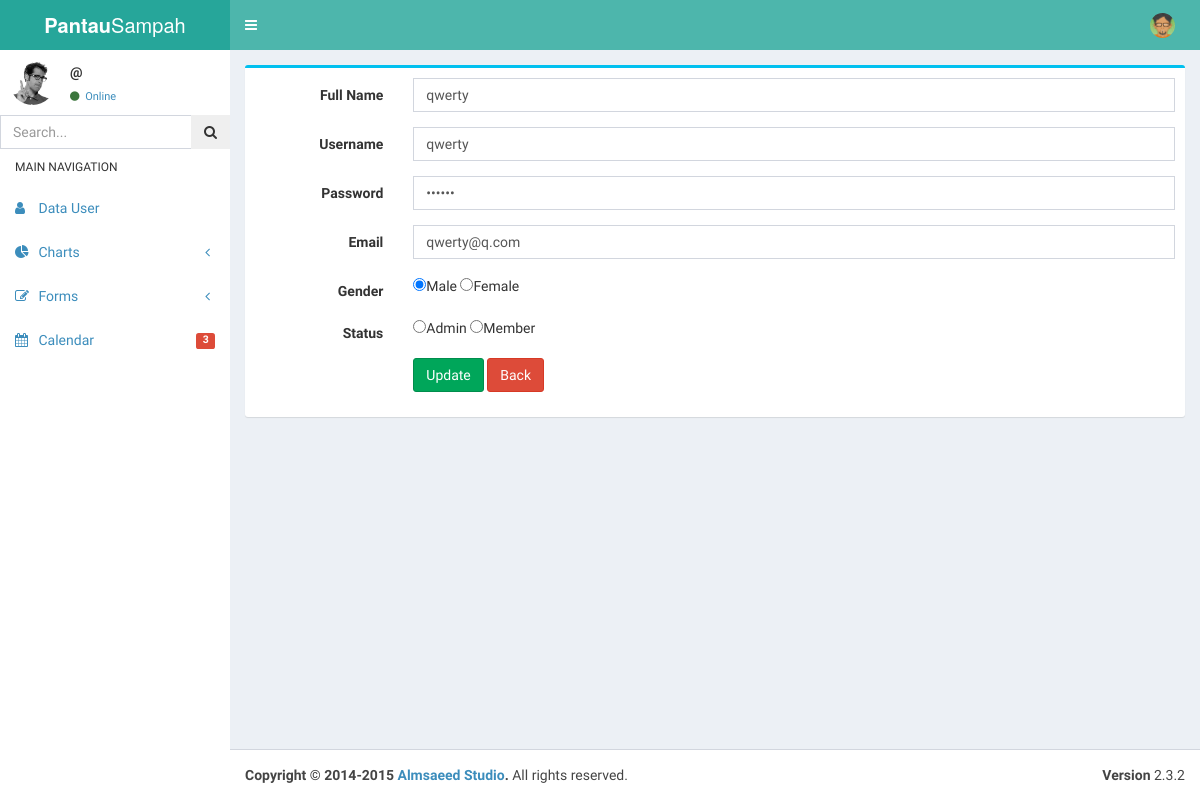
Screenshot of /index.php/crud/edit/46 with the database file from the repository.
### tables this page shows
CREATE TABLE IF NOT EXISTS `user` (
  `id` int(11) NOT NULL AUTO_INCREMENT,
  `nama` varchar(50) NOT NULL,
  `username` varchar(50) NOT NULL,
  `password` varchar(50) NOT NULL,
  `email` varchar(50) NOT NULL,
  `bio` text NOT NULL,
  `born_date` date NOT NULL,
  `gender` varchar(8) DEFAULT NULL,
  `file` varchar(200) DEFAULT NULL,
  `ext` varchar(8) DEFAULT NULL,
  `input_total` double NOT NULL,
  `role_id` int(2) NOT NULL,
  `create_at` timestamp NOT NULL DEFAULT CURRENT_TIMESTAMP,
  `edit_at` timestamp NOT NULL DEFAULT '0000-00-00 00:00:00',
  PRIMARY KEY (`id`),
  KEY `role_id` (`role_id`)
);

### application/controllers/Crud.php (called while the page is built, shortened)
<?php
class crud extends CI_Controller
{
	function __construct()
	{
		$this->load->library('form_validation');
		$this->load->model('crudmodel');
	}
	public function edit()
	{
	    $kd = $this->uri->segment(3);
		$dt = $this->crudmodel->edit_m($kd);
		$data['nama'] = $dt->nama;
		$data['username'] = $dt->username;
		$data['password'] = $dt->password;
		$data['email'] = $dt->email;
		$data['gender'] = $dt->gender;
		$data['role_id'] = $dt->role_id;
		$data['id'] = $kd;
		$this->load->view('templateadmin/editform', $data);
	}
}

### index.php (called while the page is built, shortened)
<?php
require_once BASEPATH.'core/CodeIgniter.php';

### application/models/Crudmodel.php (called while the page is built, shortened)
<?php
class crudmodel extends CI_Model
{
	public function edit_m($a)
	{
       	$d = $this->db->get_where('user', array('id' => $a))->row();
 		return $d;
    }
}

### application/views/templateadmin/editform.php (the view, shortened to what this page needs)
<div class="content-wrapper">
  <div class="content-header">
    <div class="box box-info">
      <div class="box-body">
                   <?php echo form_open('crud/update','class="form-horizontal"');
                    echo validation_errors();?>
          <div class="form-group">
            <label class="col-sm-2 control-label">Full Name</label>
            <div class="col-sm-10">
                <input type="text" class="form-control" name="nama" value="<?php echo $nama ?>">
            </div>
          </div>
          <div class="form-group">
            <label class="col-sm-2 control-label">Username</label>
            <div class="col-sm-10">
                <input type="text" class="form-control" name="username" value="<?php echo $username ?>">
            </div>
          </div>
          <div class="form-group">
            <label class="col-sm-2 control-label">Password</label>
            <div class="col-sm-10">
                <input type="password" class="form-control" name="password" value="<?php echo $password ?>">
            </div>
          </div>
          <div class="form-group">
            <label class="col-sm-2 control-label">Email</label>
            <div class="col-sm-10">
                <input type="text" class="form-control" name="email" value="<?php echo $email ?>">
            </div>
          </div>
          <div class="form-group">
            <label class="col-sm-2 control-label">Gender</label>
            <div class="col-sm-10">
                <input type="radio" name="gender" <?php if (isset($gender) && $gender=="male") echo "checked";?> value="male"/>Male
                <input type="radio" name="gender" <?php if (isset($gender) && $gender=="female") echo "checked";?> value="female"/>Female
            </div>
          </div>
          <div class="form-group">
            <label class="col-sm-2 control-label">Status</label>
            <div class="col-sm-10">
                <input type="radio" name="role" <?php if (isset($role) && $role=="1") echo "checked";?> value="1"/>Admin
                <input type="radio" name="role" <?php if (isset($role) && $role=="2") echo "checked";?> value="2" />Member
            </div>
          </div>
          <div class="form-group">
            <div class="col-sm-offset-2 col-sm-10">
                <input type="submit" class="btn btn-success" name="mit" value="Update">
                <a href="<?php echo site_url('crud') ?>" class="btn btn-danger" >Back</a>
            </div>
          </div>
      </div>
    </div>
  </div>
</div>
</div>

### rows the page displays
user: nama "qwerty", username "qwerty", email "qwerty@q.com", gender "☑"
